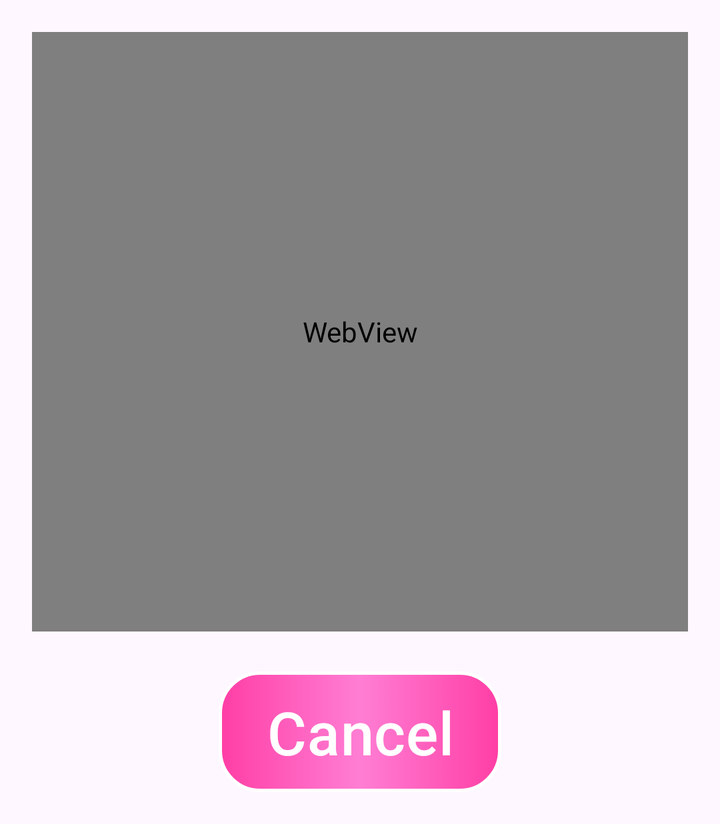
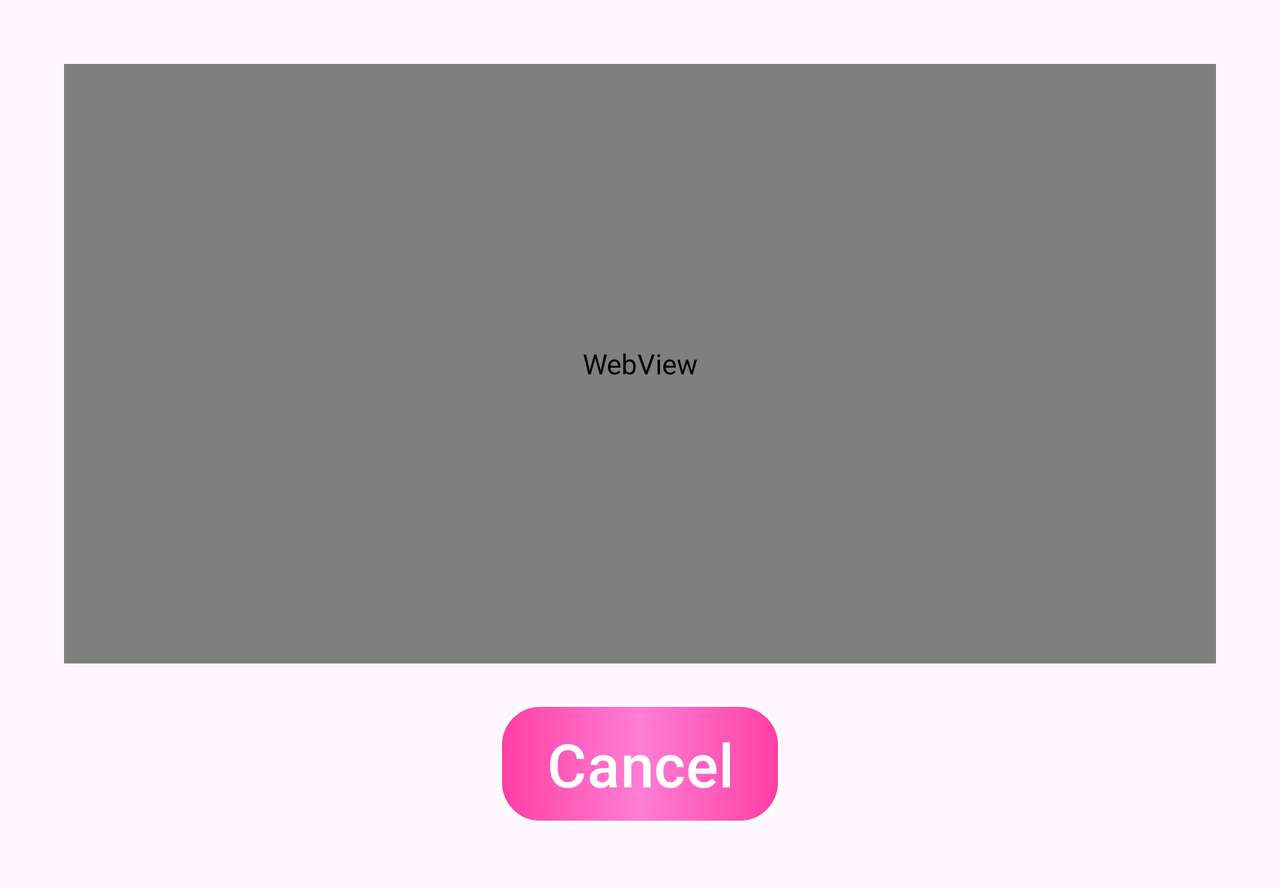

The same Android screen from two of the app's own layout files: first res/layout/ as a phone draws it, then the repository's variant for another configuration, drawn on a device whose configuration selects that folder. Both files follow.
<!-- AndroidManifest.xml: application theme Theme.ITI_Project -->
<!-- res/layout/web_view_dialog.xml -->
<?xml version="1.0" encoding="utf-8"?>
<LinearLayout xmlns:android="http://schemas.android.com/apk/res/android"
    xmlns:tools="http://schemas.android.com/tools"
    android:layout_width="match_parent"
    android:layout_height="wrap_content"
    xmlns:app="http://schemas.android.com/apk/res-auto"
    android:padding="16dp"
    android:orientation="vertical"
    tools:ignore="WebViewLayout">

    <WebView
        android:id="@+id/webView"
        android:layout_width="match_parent"
        android:layout_height="300dp"
        android:visibility="visible"

        android:background="@drawable/img"

        />

    <Button
        android:id="@+id/cancelVideo"
        android:layout_width="wrap_content"
        android:layout_height="wrap_content"
        android:text="@string/cancel"
        android:background="@drawable/red_button"
        android:textStyle="normal"
        android:layout_gravity="center_horizontal"
        android:textColor="@color/white"
        app:backgroundTint="@null"
        android:layout_marginTop="20dp"
        android:textSize="30sp" />







</LinearLayout>
<!-- resources referenced by this layout -->
<resources>
  <color name="white">#FFFFFFFF</color>
  <!-- drawable img: png bitmap (drawable, 176659 bytes) -->
  <!-- drawable red_button (drawable) -->
  <?xml version="1.0" encoding="utf-8"?>
  <selector xmlns:android="http://schemas.android.com/apk/res/android">
      <item>
          <shape android:shape="rectangle">
              <gradient
                  android:startColor="#FF3EA5"
                  android:centerColor="#FF7ED4"
                  android:endColor="#FF3EA5"
                  android:type="linear"/>
              <corners android:radius="20dp" />
              <stroke
                  android:color="@color/white"
                  android:width="5px"/>
          </shape>
      </item>
  </selector>
  <string name="cancel">Cancel</string>
  <style name="Theme.ITI_Project" parent="Base.Theme.ITI_Project" />
  <style name="Base.Theme.ITI_Project" parent="Theme.Material3.DayNight.NoActionBar">
          
          <item name="colorPrimary">@color/primaryColor</item>
          <item name="windowActionBar">false</item>
          <item name="windowNoTitle">true</item>
      </style>
  <color name="primaryColor">#ed6e3a</color>
</resources>
<!-- res/layout-land/web_view_dialog.xml (the repository's variant of the layout above) -->
<!-- drawn on the phone turned sideways -->
<?xml version="1.0" encoding="utf-8"?>
<ScrollView xmlns:android="http://schemas.android.com/apk/res/android"
    xmlns:app="http://schemas.android.com/apk/res-auto"
    xmlns:tools="http://schemas.android.com/tools"
    android:layout_width="match_parent"
    android:layout_height="wrap_content"
    android:orientation="vertical"
    android:padding="16dp"
    tools:ignore="WebViewLayout">

    <LinearLayout
        android:layout_width="match_parent"
        android:layout_height="wrap_content"
        android:orientation="vertical"
        android:padding="16dp"
        tools:ignore="WebViewLayout">

        <WebView
            android:id="@+id/webView"
            android:layout_width="match_parent"
            android:layout_height="300dp"
            android:background="@drawable/img"

            android:visibility="visible"

            />

        <Button
            android:id="@+id/cancelVideo"
            android:layout_width="wrap_content"
            android:layout_height="wrap_content"
            android:layout_gravity="center_horizontal"
            android:layout_marginTop="20dp"
            android:background="@drawable/red_button"
            android:text="@string/cancel"
            android:textColor="@color/white"
            android:textSize="30sp"
            android:textStyle="normal"
            app:backgroundTint="@null" />


    </LinearLayout>


</ScrollView>
<!-- resources referenced by the variant -->
<!-- as the phone turned sideways resolves them -->
<resources>
  <color name="white">#FFFFFFFF</color>
  <!-- drawable img: png bitmap (drawable, 176659 bytes) -->
  <!-- drawable red_button (drawable) -->
  <?xml version="1.0" encoding="utf-8"?>
  <selector xmlns:android="http://schemas.android.com/apk/res/android">
      <item>
          <shape android:shape="rectangle">
              <gradient
                  android:startColor="#FF3EA5"
                  android:centerColor="#FF7ED4"
                  android:endColor="#FF3EA5"
                  android:type="linear"/>
              <corners android:radius="20dp" />
              <stroke
                  android:color="@color/white"
                  android:width="5px"/>
          </shape>
      </item>
  </selector>
  <!-- from res/values-land/ -->
  <string name="cancel">Cancel</string>
  <style name="Theme.ITI_Project" parent="Base.Theme.ITI_Project" />
  <style name="Base.Theme.ITI_Project" parent="Theme.Material3.DayNight.NoActionBar">
          
          <item name="colorPrimary">@color/primaryColor</item>
          <item name="windowActionBar">false</item>
          <item name="windowNoTitle">true</item>
      </style>
  <color name="primaryColor">#ed6e3a</color>
</resources>
